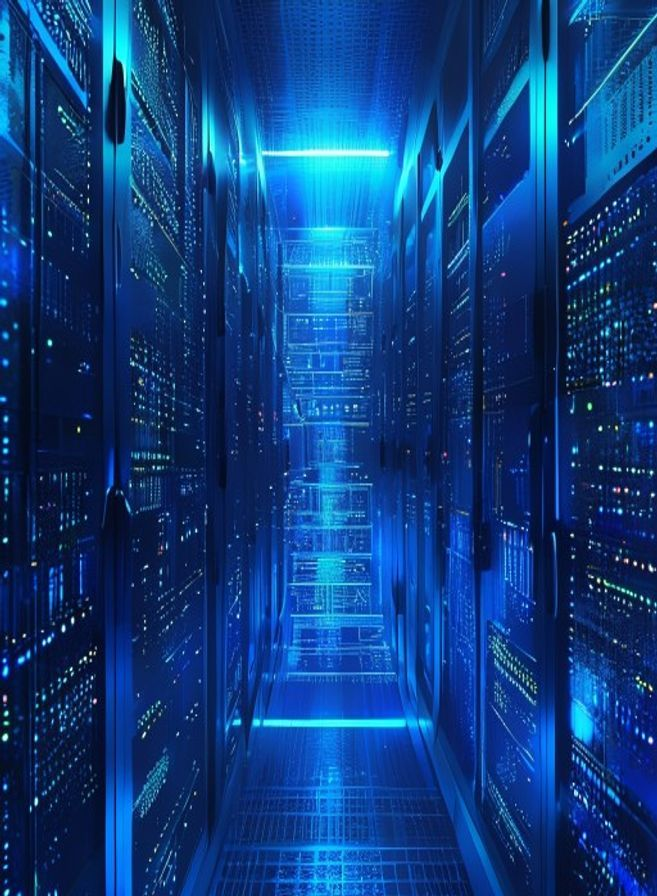
#> input picture products/card_game/devops/shared_bg.png, 657 x 896 px
$ python -i agent_auditor.py   (imports and definitions only)
#> lines starting #> are read from the running program, lines starting #| are printed output that depends on the picture
"""
Agent Auditor — score qualité technique de chaque design produit.

Lit récursivement tous les fichiers `source.png` dans products/<niche>/design_NN/
et calcule un score de qualité (0-100) basé sur 4 métriques Pillow gratuites :

1. **Contraste** (0-25) : écart-type des pixels luminance — une image plate
   (faible contraste) est en général une image ratée par Flux.
2. **Netteté** (0-25) : variance du Laplacien (édge-detection simple) —
   plus c'est élevé, plus les contours sont nets, donc moins floue.
3. **Couleur** (0-25) : variance HSV de saturation — une image en
   nuances de gris monotone est en général moins commerciale qu'une avec
   des tons variés.
4. **Composition** (0-25) : règle des tiers approximative — détecte si
   le sujet principal est centré ou décentré (visuellement plus
   intéressant).

Output : un fichier `audit.json` par design + un récap global
`products/<niche>/audit_summary.json` avec classement.

Optionnel : si GEMINI_API_KEY fournie, on ajoute un score
"vendabilité commerciale" via Gemini Vision (1500 req/jour gratuit).
Mais le script marche 100 % sans clé.

Usage :
    SOURCE_NICHE=witchy_cottagecore python scripts/agent_auditor.py
    python scripts/agent_auditor.py  # toutes les niches

Note : les designs en dessous de QUALITY_THRESHOLD seront marqués
"reject" pour que l'agent Curator les écarte du bulk upload.
"""

import json
import math
import os
import sys
from pathlib import Path

try:
    from PIL import Image, ImageFilter, ImageStat
except ImportError:
    print("ERREUR : Pillow non installé.")
    sys.exit(2)

ROOT = Path(__file__).resolve().parent.parent
PRODUCTS_DIR = ROOT / "products"

QUALITY_THRESHOLD = 60  # /100 — designs en dessous = rejetés


# ─────────────────────────────────────────────────────────────────────
# MÉTRIQUES QUALITÉ
# ─────────────────────────────────────────────────────────────────────


def metric_contrast(img: Image.Image) -> float:
    """Écart-type des pixels luminance. Plus haut = plus contrasté."""
    gray = img.convert("L")
    stddev = ImageStat.Stat(gray).stddev[0]
    # Normalise : 0-25 (50 stddev = excellent, plafonné)
    return min(stddev / 2, 25)


def metric_sharpness(img: Image.Image) -> float:
    """Variance du Laplacien — proxy de netteté."""
    gray = img.convert("L")
    # Edge detection rudimentaire
    edges = gray.filter(ImageFilter.FIND_EDGES)
    stat = ImageStat.Stat(edges)
    # Plus la moyenne d'edges est haute, plus l'image est nette
    sharp = stat.mean[0]
    # Normalise : 0-25 (mean 30+ = très net)
    return min(sharp / 1.2, 25)


def metric_color(img: Image.Image) -> float:
    """Variance HSV saturation — plus c'est varié, plus c'est commercial."""
    hsv = img.convert("HSV")
    saturation = hsv.split()[1]
    stat = ImageStat.Stat(saturation)
    sat_stddev = stat.stddev[0]
    # Normalise : 0-25 (60 stddev = très coloré)
    return min(sat_stddev / 2.4, 25)


def metric_composition(img: Image.Image) -> float:
    """Approximation : intensité dans les zones de la règle des tiers.
    Plus l'image a des éléments visuels dans les 4 points de force, mieux c'est.
    """
    gray = img.convert("L").resize((300, 300))
    pixels = gray.load()
    # 4 points de force (intersections des tiers)
    points = [(100, 100), (200, 100), (100, 200), (200, 200)]
    # Intensité moyenne dans une fenêtre 40px autour de chaque point
    forces = []
    for cx, cy in points:
        window_vals = [
            pixels[x, y]
            for x in range(cx - 20, cx + 20)
            for y in range(cy - 20, cy + 20)
        ]
        forces.append(sum(window_vals) / len(window_vals))
    # Variance entre les 4 points : si tous identiques = image plate
    mean_force = sum(forces) / 4
    variance = sum((f - mean_force) ** 2 for f in forces) / 4
    # Normalise : variance 500+ = belle composition
    return min(math.sqrt(variance) / 1, 25)


def audit_design(source_path: Path) -> dict:
    img = Image.open(source_path)
#> img is the input picture: PIL image 657x896 RGB; mean R, G, B 14.1, 61.6, 126.2
    contrast = metric_contrast(img)
#> in metric_contrast, `gray = img.convert("L")`:
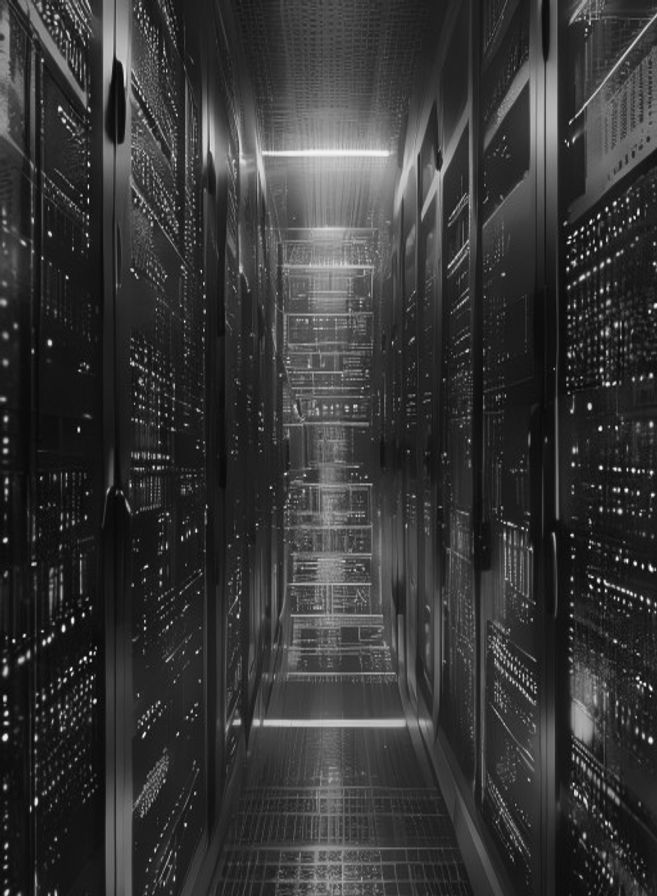
#> gray: PIL image 657x896 L; min 3, max 253, mean 54.7
#> in metric_contrast, `stddev = ImageStat.Stat(gray).stddev[0]`: stddev = 36.5
#> contrast = 18.25
    sharpness = metric_sharpness(img)
#> in metric_sharpness, `edges = gray.filter(ImageFilter.FIND_EDGES)`:
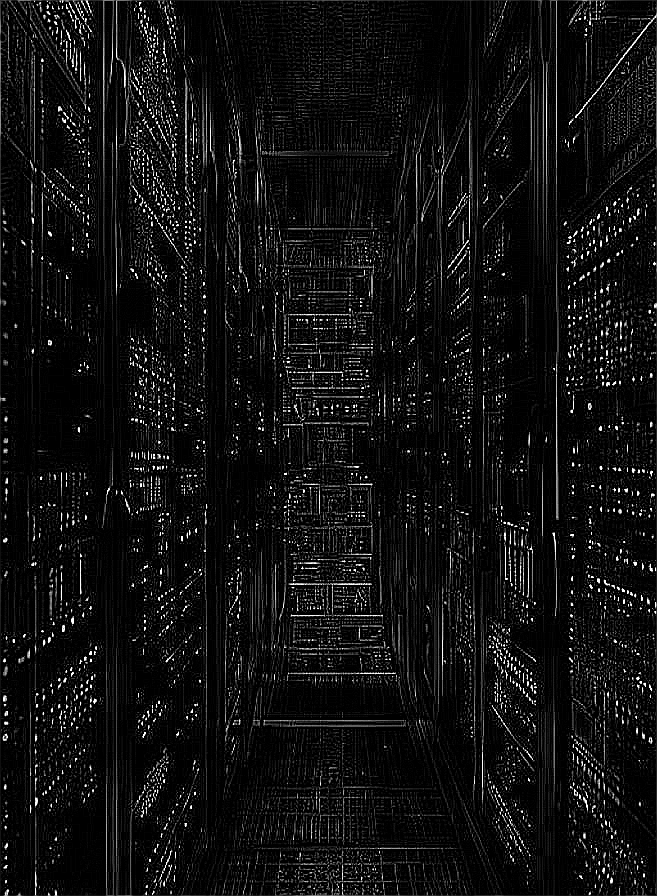
#> edges: PIL image 657x896 L; min 0, max 255, mean 16.8
#> in metric_sharpness, `sharp = stat.mean[0]`: sharp = 16.81
#> sharpness = 14.01
    color = metric_color(img)
#> in metric_color, `hsv = img.convert("HSV")`: hsv: PIL image 657x896 HSV; mean H, S, V 153.2, 227.4, 126.2
#> in metric_color, `saturation = hsv.split()[1]`:
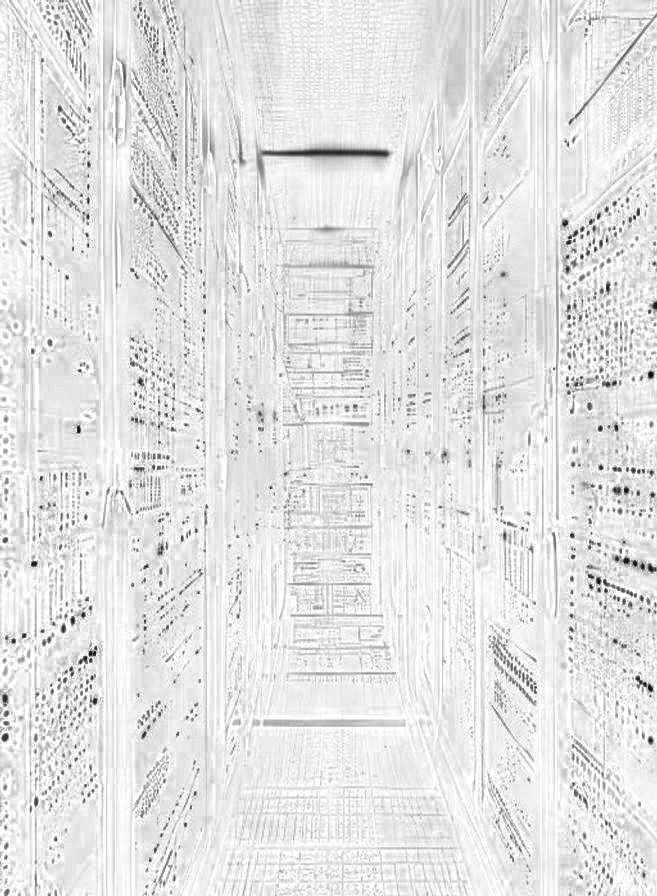
#> saturation: PIL image 657x896 L; min 2, max 255, mean 227.4
#> in metric_color, `sat_stddev = stat.stddev[0]`: sat_stddev = 25.2
#> color = 10.5
    composition = metric_composition(img)
#> in metric_composition, `gray = img.convert("L").resize((300, 300))`:
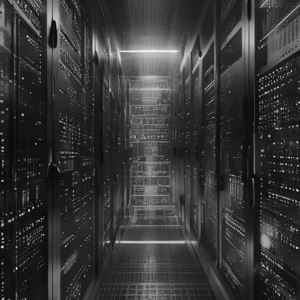
#> gray: PIL image 300x300 L; min 9, max 243, mean 54.7
#> after the loop in metric_composition, `for cx, cy in points:`: forces = [45.46, 50.55, 42.22, 61.67]
#> in metric_composition, `mean_force = sum(forces) / 4`: mean_force = 49.98
#> in metric_composition, `variance = sum((f - mean_force) ** 2 for f in forces) / 4`: variance = 54.42
#> composition = 7.38
    total = contrast + sharpness + color + composition
#> total = 50.13
    return {
#> (the run stopped early here; a loop or call above may not have finished)

$ run again, on products/card_game/nurses/shared_bg.png
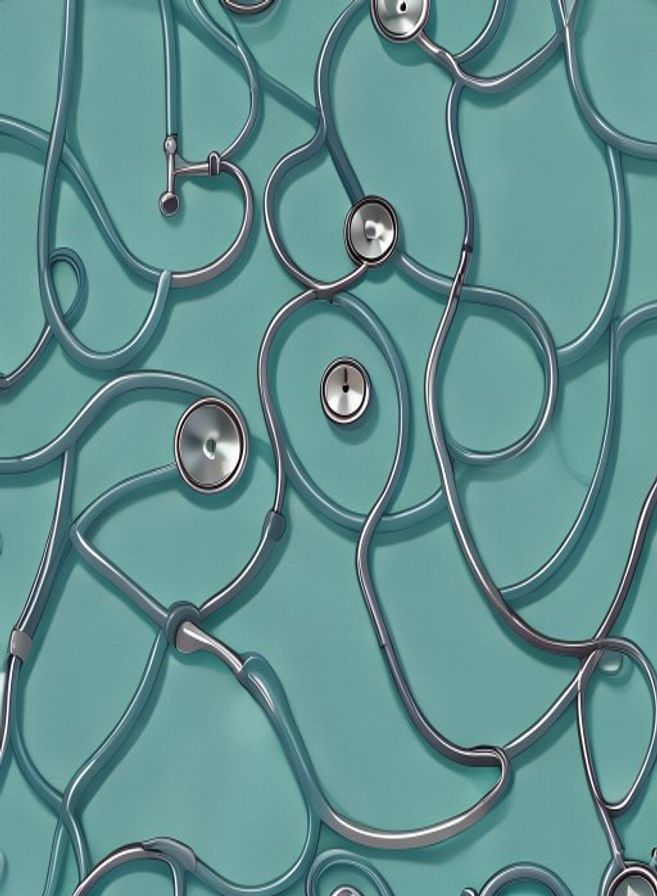
#> input picture products/card_game/nurses/shared_bg.png, 657 x 896 px
#> in audit_design, img is the input picture: PIL image 657x896 RGB; mean R, G, B 99.4, 144.9, 145.1
#> stddev = 30.48
#> contrast = 15.24
#> sharp = 13
#> sharpness = 10.83
#> hsv: PIL image 657x896 HSV; mean H, S, V 128.9, 84.4, 146.8
#> in metric_color, `saturation = hsv.split()[1]`:
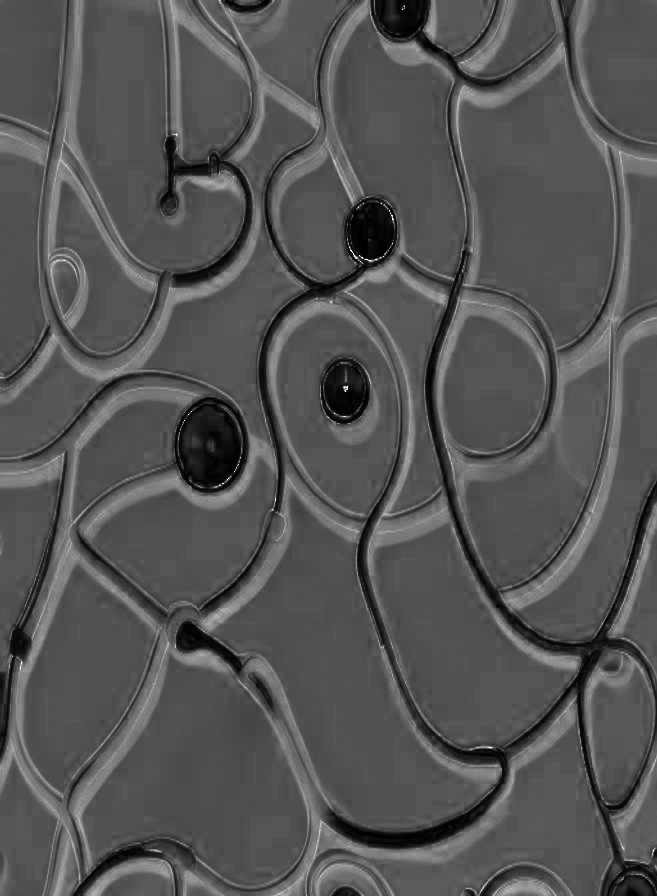
#> saturation: PIL image 657x896 L; min 0, max 255, mean 84.4
#> sat_stddev = 25.68
#> color = 10.7
#> in metric_composition, `gray = img.convert("L").resize((300, 300))`:
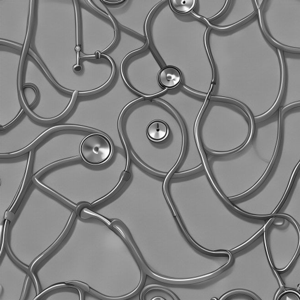
#> gray: PIL image 300x300 L; min 0, max 255, mean 131.3
#> after the loop in metric_composition, `for cx, cy in points:`: forces = [136.8, 123.7, 127.9, 141.2]
#> mean_force = 132.4
#> variance = 47.98
#> composition = 6.93
#> total = 43.7
